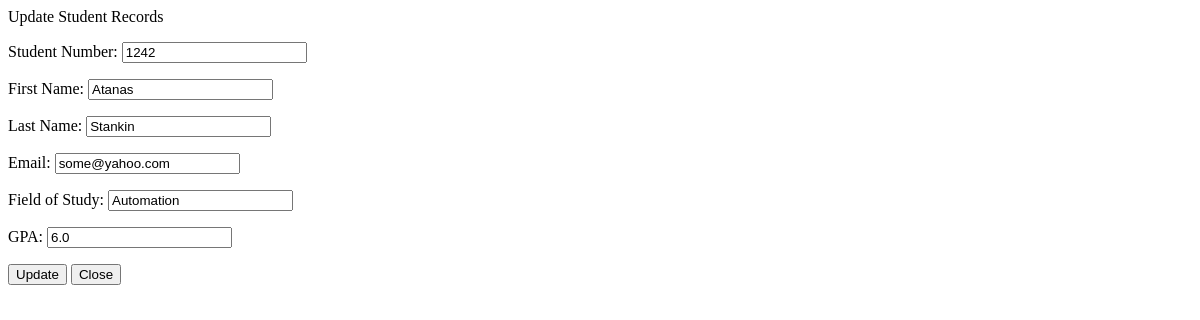
The app's page /edit/1/, older data.
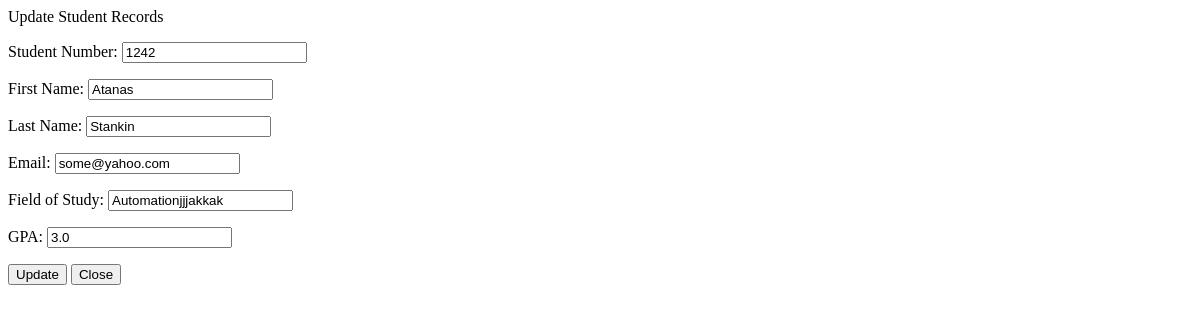
The same page, newer data.
### students/models.py (models this page shows, shortened)
class Student(models.Model):
    student_number = models.PositiveIntegerField()
    first_name = models.CharField(max_length=50)
    last_name = models.CharField(max_length=50)
    email = models.EmailField(max_length=100)
    field_of_study = models.CharField(max_length=50)
    gpa = models.FloatField()

### students/views.py (the view)
# urls.py: path('edit/<int:id>/', views.edit, name='edit'),
def edit(request, id):
    student = Student.objects.get(pk=id)
    if request.method == 'POST':
        form = StudentForm(request.POST, instance=student)
        if form.is_valid():
            form.save()
            return HttpResponse(status=204, headers={'HX-Trigger': 'studentEventChanged'})
    else:
        form = StudentForm(instance=student)
    return render(request, 'students/edit.html', {
        'form': form,
        'student': student
    })

### students/forms.py
class StudentForm(forms.ModelForm):
    class Meta:
        model = Student
        fields = ['student_number', 'first_name', 'last_name', 'email', 'field_of_study', 'gpa']
        labels = {
            'student_number': 'Student Number',
            'first_name': 'First Name',
            'last_name': 'Last Name',
            'email': 'Email',
            'field_of_study': 'Field of Study',
            'gpa': 'GPA'
        }
        widgets = {
            'student_number': forms.NumberInput(attrs={'class': 'form-control'}),
            'first_name': forms.TextInput(attrs={'class': 'form-control'}),
            'last_name': forms.TextInput(attrs={'class': 'form-control'}),
            'email': forms.EmailInput(attrs={'class': 'form-control'}),
            'field_of_study': forms.TextInput(attrs={'class': 'form-control'}),
            'gpa': forms.NumberInput(attrs={'class': 'form-control'}),
        }

### students/templates/students/edit.html (shortened to what this page needs)
{% block body %}
    {% if success %}
    <div class="alert alert-success" role="alert">
    The new student updated successfully.
        <a href="{% url 'index' %}" class="alert-link">Go to Home Page.</a>
    </div>
    {% else %}
        <div class="row justify-content-center">
            <div class="col-6">
                <div class="card bg-light mb-3" style="max-width: 200rem;">
                  <div class="card-header">
                     Update Student Records
                  </div>
                  <div class="card-body">
                      <form hx-post="{{ request.path }}" class="modal-content">
                          <div class='modal-body'>
                            {{ form.as_p }}
                          </div>
                          <div class='modal-footer'>
                            <button type="submit" class="btn btn-primary">Update</button>
                            <button type="button" class="btn btn-secondary" data-bs-dismiss="modal">Close</button>
                          </div>
                      </form>
                  </div>
            </div>
            </div>
        </div>
    {% endif %}
{% endblock %}

Row changes from the older to the newer data that the page shows:
changed Student "Atanas": field_of_study "Automation" → "Automationjjjakkak"; gpa "6.0" → "3.0"
